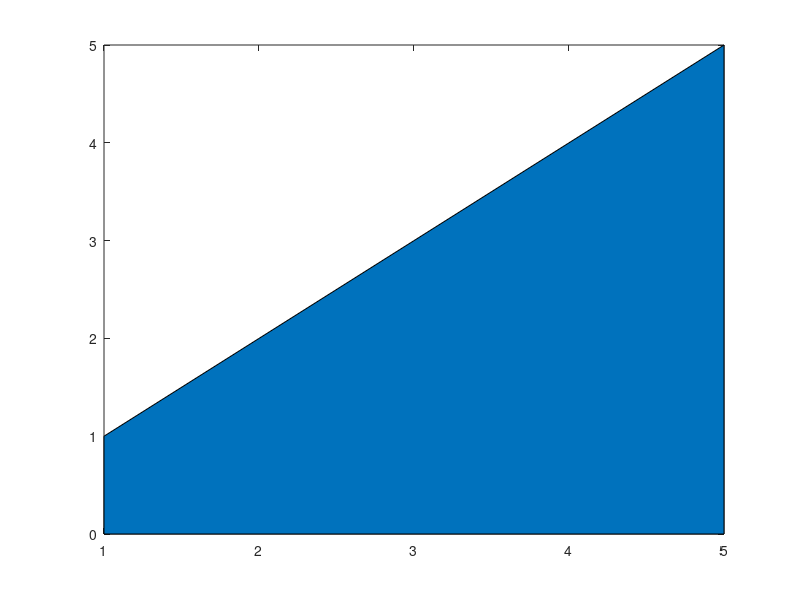

MATLAB code for this plot: (Note: this script raises an error after producing the figure.)
%=============================================================================
% Copyright (c) 2016-present Allan CORNET (Nelson)
%=============================================================================
% This file is part of Nelson.
%=============================================================================
% LICENCE_BLOCK_BEGIN
% SPDX-License-Identifier: LGPL-3.0-or-later
% LICENCE_BLOCK_END
%=============================================================================
% <--ADV-CLI MODE-->
%=============================================================================
% Object-valued chart properties must report a typed class, not a bare double
% or the generic GraphicsPlaceholder.
%=============================================================================
close all
%=============================================================================
% Annotation: event-data object exposed by every chart primitive.
f = figure('Visible', 'off');
h = area(1:5);
a = h.Annotation;
assert_isequal(class(a), 'nelson.graphics.eventdata.Annotation');
assert_isequal(size(a), [1 1]);
li = a.LegendInformation;
assert_isequal(class(li), 'nelson.graphics.eventdata.LegendEntry');
assert_isequal(li.IconDisplayStyle, 'on');
close(f);
%=============================================================================
% BaseLine: axis decorator object on area / bar / stem.
f = figure('Visible', 'off');
h = area(1:5);
bl = h.BaseLine;
assert_isequal(class(bl), 'nelson.graphics.axis.decorator.Baseline');
assert_isequal(size(bl), [1 1]);
assert_isequal(bl.LineStyle, '-');
close(f);
%=============================================================================
f = figure('Visible', 'off');
h = bar(1:5);
assert_isequal(class(h.BaseLine), 'nelson.graphics.axis.decorator.Baseline');
close(f);
%=============================================================================
f = figure('Visible', 'off');
h = stem(1:5);
assert_isequal(class(h.BaseLine), 'nelson.graphics.axis.decorator.Baseline');
close(f);
%=============================================================================
% DataTipTemplate: data-tip object on chart primitives.
f = figure('Visible', 'off');
h = plot(1:10);
dt = h.DataTipTemplate;
assert_isequal(class(dt), 'nelson.graphics.datatip.DataTipTemplate');
assert_isequal(size(dt), [1 1]);
assert_isequal(dt.Interpreter, 'tex');
close(f);
%=============================================================================
f = figure('Visible', 'off');
h = scatter(1:5, 1:5);
assert_isequal(class(h.DataTipTemplate), 'nelson.graphics.datatip.DataTipTemplate');
close(f);
%=============================================================================
% Layout: empty typed LayoutOptions placeholder on an axes until a tiled
% layout populates it.
f = figure('Visible', 'off');
ax = axes('Parent', f);
lay = ax.Layout;
assert_isequal(class(lay), 'nelson.ui.layout.LayoutOptions');
assert_istrue(isempty(lay));
close(f);
%=============================================================================
% SourceTable: empty table (not an empty double) until a chart is built from a
% table.
f = figure('Visible', 'off');
h = scatter(1:5, 1:5);
st = h.SourceTable;
assert_isequal(class(st), 'table');
assert_istrue(isempty(st));
close(f);
%=============================================================================
f = figure('Visible', 'off');
h = stem(1:5);
assert_isequal(class(h.SourceTable), 'table');
close(f);
%=============================================================================
% stackedplot reports its source as an empty timetable, not a table.
f = figure('Visible', 'off');
h = stackedplot([1 2 3; 4 5 6]);
st = h.SourceTable;
assert_isequal(class(st), 'timetable');
assert_istrue(isempty(st));
close(f);
%=============================================================================
